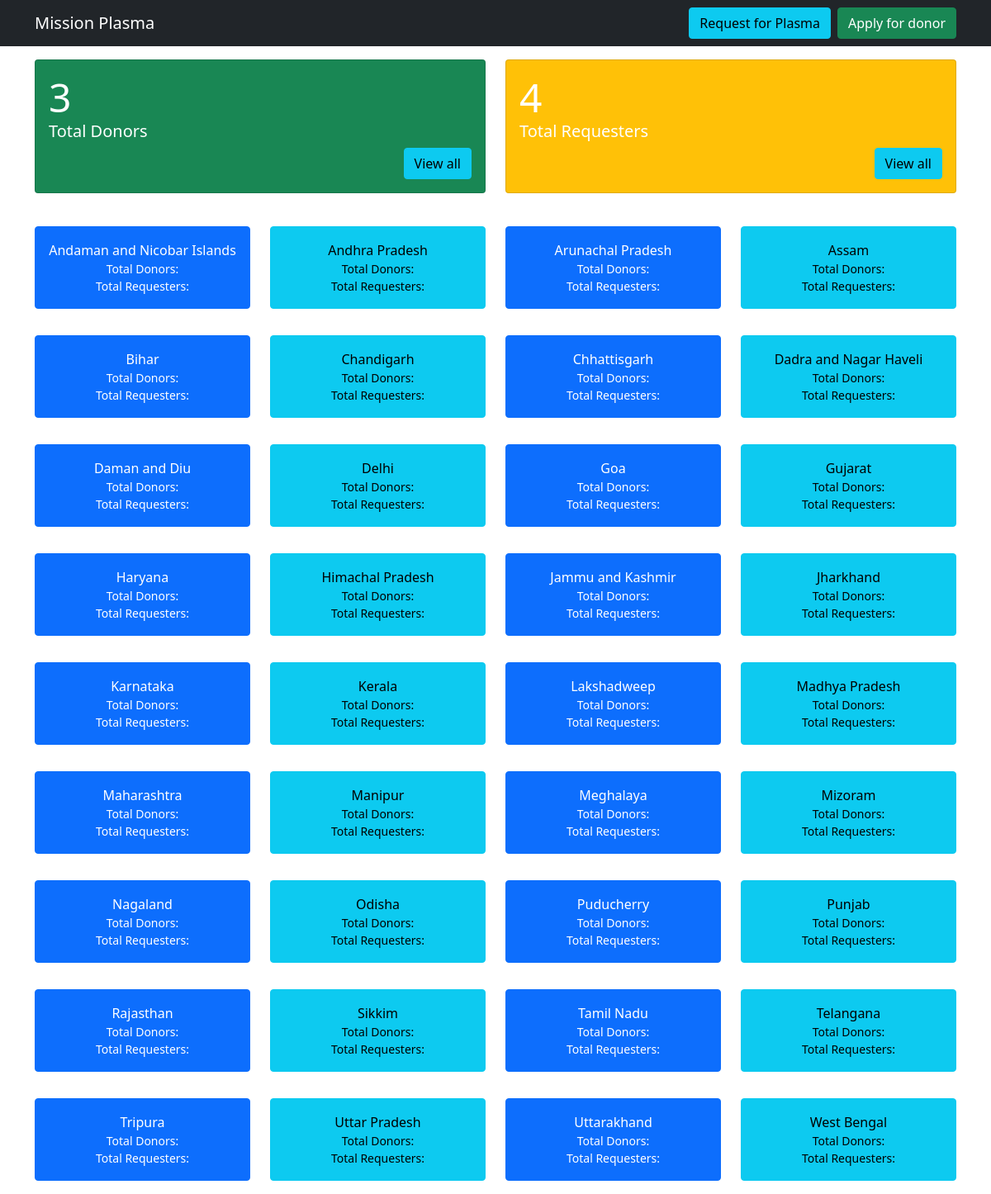
The page / on the database its author committed.
### data/models.py (models this page shows, shortened)
class State(models.Model):
    state=models.CharField(max_length=255, null=False, blank=False)

### data/views.py (the view)
# urls.py: path("",HomeView.as_view(),name="homepage"),
class HomeView(ListView):
    model=Donor
    def get_context_data(self,*args,**kwargs):
        context=super(HomeView,self).get_context_data()
        context['states']=State.objects.all()
        context['donorCount']=Donor.objects.all().count()
        context['requesterCount']=Requester.objects.all().count()
        context['donor']=Donor.objects.all()
        context['city']=City.objects.all()
        context['sum'] = Donor.objects.filter().count()
        context['requester']=Requester.objects.all()
        return context

### data/templates/data/donor_list.html
{% extends 'data/base.html' %}
{% block content %}
<div class="container mt-3">
    <div class="row">
        <div class="col-lg-6 mb-2">
            <div class="card bg-success text-white">
                <div class="card-body">
                    <h2 class="display-5 mb-0">{{donorCount}}</h2>
                    <h4 class="lead">Total Donors</h4>
                    <a href="{% url 'donorview' %}" class="btn btn-info float-end">View all</a>
                </div>
            </div>
        </div>
        <div class="col-lg-6 mb-2">
            <div class="card bg-warning text-white">
                <div class="card-body">
                    <h2 class="display-5 mb-0">{{requesterCount}}</h2>
                    <h4 class="lead">Total Requesters</h4>
                    <a href="{% url 'requestview' %}" class="btn btn-info float-end">View all</a>
                </div>
            </div>
        </div>
    </div>
    <div class="row mt-3 d-block-inline">
          {% for state in states %}
          <div class="col-lg-3 my-3 ">
            <a href="{% url 'statewise' state.id %}" class="btn {% if forloop.counter0|divisibleby:2 %} btn-primary {% else %} btn-info {% endif %}py-3 w-100">
                 {{state.state}}
                 <p class="small m-0">Total Donors: {% for x in donor %}{% if x.d_state.id == state.id %}{% endif %}{% endfor %}</p>
                <p class="small m-0">Total Requesters:</p>
            </a>
          </div>
      {% endfor %}
      </div>
</div>
{% endblock  %}

### data/templates/data/base.html (shortened to what this page needs)
<!DOCTYPE html>
<html lang="en">
<head>
    <link href="https://cdn.jsdelivr.net/npm/bootstrap@5.1.3/dist/css/bootstrap.min.css" rel="stylesheet">
</head>
<body>
    <nav class="navbar navbar-expand navbar-dark bg-dark sticky-top">
        <div class="container">
            <a href="{% url 'homepage' %}" class="navbar-brand">Mission Plasma</a>
            <ul class="navbar-nav">
                <li class="nav-item"><a href="{% url 'requesterform' %}" class="btn btn-info me-2">Request for Plasma</a></li>
                <li class="nav-item"><a href="{% url 'donorform' %}" class="btn btn-success">Apply for donor</a></li>
            </ul>
        </div>
    </nav>
    {% block content %}
    {% endblock  %}
</body>
</html>

### rows shown on the page
State: state "Andaman and Nicobar Islands"
State: state "Andhra Pradesh"
State: state "Arunachal Pradesh"
State: state "Assam"
State: state "Bihar"
State: state "Chandigarh"
State: state "Chhattisgarh"
State: state "Dadra and Nagar Haveli"
State: state "Daman and Diu"
State: state "Delhi"
State: state "Goa"
State: state "Gujarat"
State: state "Haryana"
State: state "Himachal Pradesh"
State: state "Jammu and Kashmir"
State: state "Jharkhand"
State: state "Karnataka"
State: state "Kerala"
State: state "Lakshadweep"
State: state "Madhya Pradesh"
State: state "Maharashtra"
State: state "Manipur"
State: state "Meghalaya"
State: state "Mizoram"
State: state "Nagaland"
State: state "Odisha"
State: state "Puducherry"
State: state "Punjab"
State: state "Rajasthan"
State: state "Sikkim"
State: state "Tamil Nadu"
State: state "Telangana"
State: state "Tripura"
State: state "Uttar Pradesh"
State: state "Uttarakhand"
State: state "West Bengal"

### other values the page prints
{{ donorCount }} "3"
{{ requesterCount }} "4"
